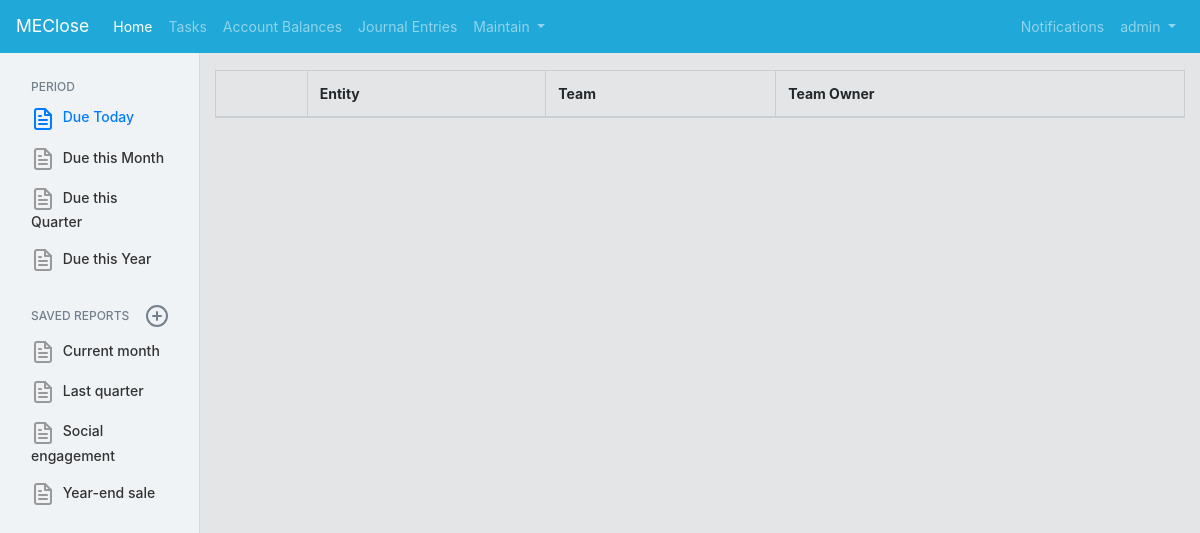
/ClosePortal/teams/ (signed in), run on an earlier commit of the app's database.
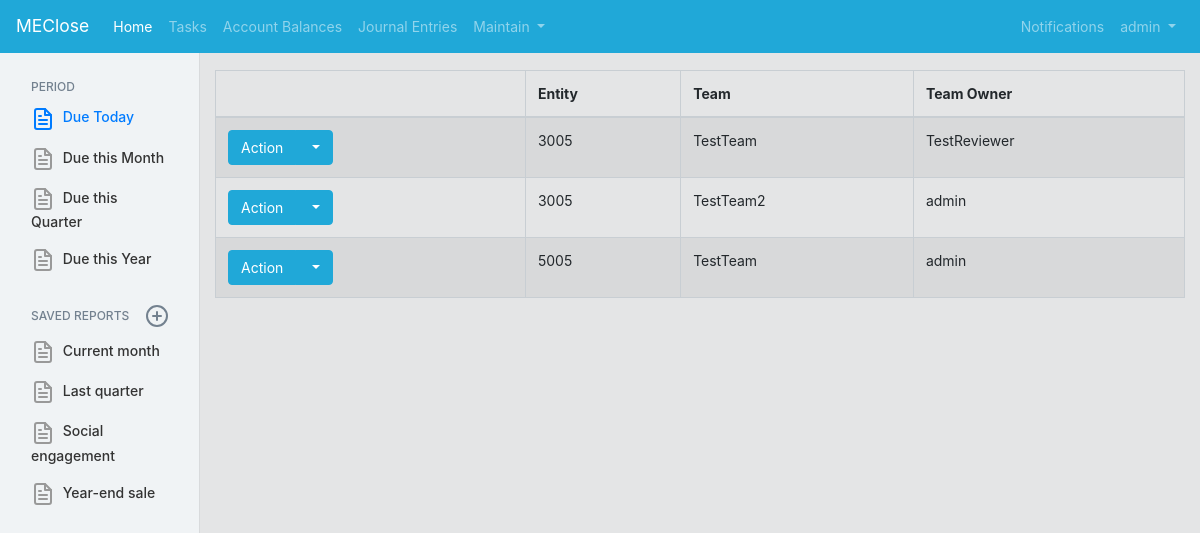
And on a later commit of the database.
### CompanyMaintain/models.py (models this page shows, shortened)
class userDefinedTeam(models.Model):
    team = models.CharField(max_length=200)
    teamOwner = models.ForeignKey(User, on_delete=models.PROTECT, related_name="user_teamOwner")
    entity = models.ForeignKey(userDefinedEntity, on_delete=models.PROTECT, related_name="entity_userDefinedTeam", default=1)
    class Meta:
        constraints = [
            models.UniqueConstraint(fields=['team', 'entity'], name='unique_EntityTeam')
        ]

class userDefinedEntity(models.Model):
    entity = models.CharField(max_length=200, default="Select Entity")
    def __str__(self):
        return self.entity

### CompanyMaintain/views.py (the view)
# urls.py: path('teams/', TeamList_List.as_view(), name='teamlist'),
@method_decorator(decorators, name='dispatch')
class TeamList_List(ListView):
    template_name = 'CloseApplication/teamlist/teamlist_list.html'
    model = userDefinedTeam

### CloseApplication/templates/CloseApplication/teamlist/teamlist_list.html (shortened to what this page needs)
{% extends "CloseApplication/base.html" %}
{% load staticfiles %}
{% block content %}
<table class="table table-striped table-bordered table-hover" id="EntryApproval_ChecklistTable">
    <thead>
        <tr>
            <th></th>
            <th>Entity</th>
            <th>Team</th>
            <th>Team Owner</th>
        </tr>
    </thead>
    {% for tableValue in object_list %}
    <tr>
        <td>
            <div class="btn-group">
                <button type="button" class="btn btn-primary">Action</button>
                <button type="button" class="btn btn-primary dropdown-toggle" data-toggle="dropdown">
                </button>
            </div>
        </td>
        <td>{{ tableValue.entity }}</td>
        <td>{{ tableValue.team }}</td>
        <td>{{ tableValue.teamOwner }}</td>
    </tr>
    {% endfor %}
</table>
{% endblock %}

What changed in the data, as far as the page shows it:
added userDefinedTeam: entity "3005", team "TestTeam", teamOwner "TestReviewer"
added userDefinedTeam: entity "3005", team "TestTeam2", teamOwner "admin"
added userDefinedTeam: entity "5005", team "TestTeam", teamOwner "admin"
